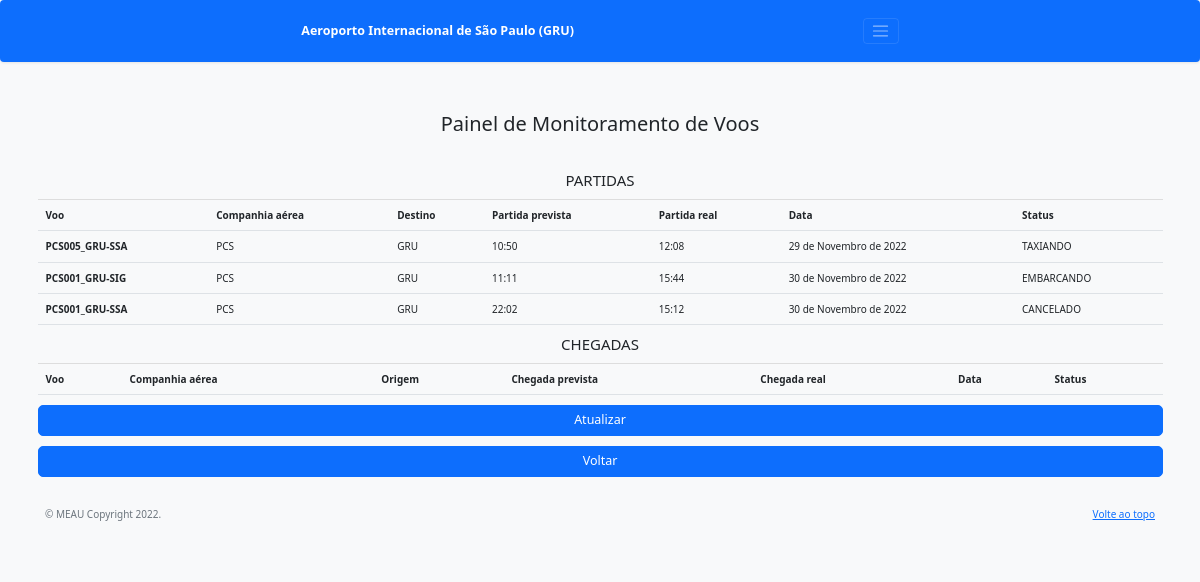
The app's page /painel/, older data.
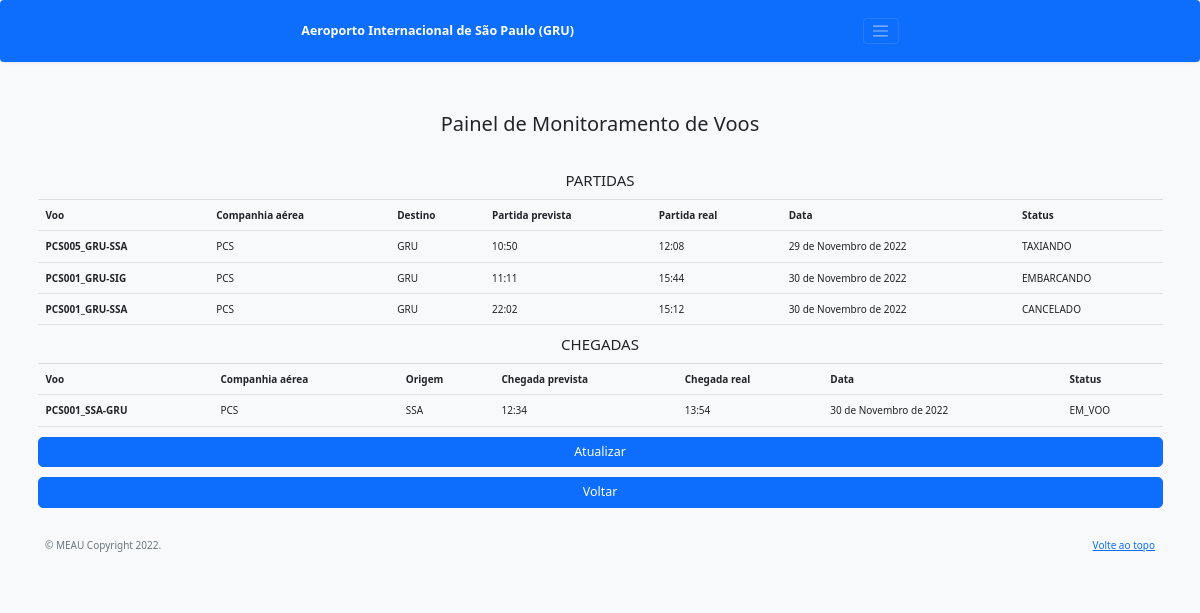
The same page, newer data.
### book/models.py (models this page shows, shortened)
class Historico(models.Model):
    class Status(models.TextChoices):
            PREVISTO = 'PREVISTO'
            EMBARCANDO = 'EMBARCANDO'
            CANCELADO = 'CANCELADO'
            PROGRAMADO = 'PROGRAMADO'
            TAXIANDO = 'TAXIANDO'
            PRONTO = 'PRONTO'
            AUTORIZADO = 'AUTORIZADO'
            EM_VOO = 'EM_VOO'
            ATERRISSADO = 'ATERRISSADO'
    id = models.AutoField(primary_key=True)
    voo  = models.ForeignKey(Voo, on_delete=models.CASCADE)
    data = models.DateField()
    horarioReal = models.TimeField()
    status = models.CharField(choices=Status.choices, max_length=30)
    class Meta:
        db_table = 'historico'

class Voo(models.Model):
    id = models.AutoField(primary_key=True)
    codigoVoo = models.CharField(max_length=14, unique=True)
    companhia = models.CharField(max_length=20)
    origem = models.CharField(max_length=30)
    destino = models.CharField(max_length=30)
    horarioProgramado = models.TimeField()
    class Meta:
        db_table = 'voo'

### book/views.py (the view)
# urls.py: path('painel/', views.painel),
def painel(request):
    historico = Historico.objects.select_related("voo")
    historico = historico.filter(data__isnull=False)
    return render(request, "painel.html", {'historico': historico})

### template/painel.html (shortened to what this page needs)
<!doctype html>
<html lang="pt-br">
<head>
        <link href="//maxcdn.bootstrapcdn.com/bootstrap/3.3.0/css/bootstrap.min.css" rel="stylesheet" id="bootstrap-css">
        <link href="../static/atualizar.css" rel="stylesheet">
    <link href="../static/css/bootstrap.min.css" rel="stylesheet">
    <link href="../static/js/form-validation.js" rel="stylesheet">
</head>
<body class="bg-light">
    <header>
        <div class="navbar navbar-dark bg-primary shadow-sm">
            <div class="container">
                <a href="#" class="navbar-brand d-flex align-items-center">
                    <strong>Aeroporto Internacional de São Paulo (GRU)</strong>
                </a>
                <button class="navbar-toggler" type="button" data-bs-toggle="collapse" data-bs-target="#navbarHeader"
                    aria-controls="navbarHeader" aria-expanded="false" aria-label="Toggle navigation">
                    <span class="navbar-toggler-icon"></span>
                </button>
            </div>
        </div>
    </header>
    <div class="container">
        <main>
            <div class="py-5 text-center">
                <h2>Painel de Monitoramento de Voos</h2>
            </div>
            <h4 class="card-title text-center"> PARTIDAS</h4>
            <table class="table">
                  <tr>
                    <th scope="col">Voo</th>
                    <th scope="col">Companhia aérea</th>
                    <th scope="col">Destino</th>
                    <th scope="col">Partida prevista</th>
                    <th scope="col">Partida real</th>
                    <th scope="col">Data</th>
                    <th scope="col">Status</th>
                  </tr>
                  {% for x in historico %}
                  {% if x.voo.origem == 'GRU' %}
                      <tr>
                          <th scope="row">{{ x.voo.codigoVoo }}</th>
                          <td>{{ x.voo.companhia }}</td>
                          <td>{{ x.voo.origem }}</td>
                          <td>{{ x.voo.horarioProgramado }}</td>
                          <td>{{ x.horarioReal }}</td>
                          <td>{{ x.data }}</td>
                          <td>{{ x.status }}</td>
                        </tr>
                  {% endif %}
                {% endfor %}
              </table>
              <h4 class="card-title text-center">CHEGADAS</h4>
              <table class="table">
                <tr>
                    <th scope="col">Voo</th>
                    <th scope="col">Companhia aérea</th>
                    <th scope="col">Origem</th>
                    <th scope="col">Chegada prevista</th>
                    <th scope="col">Chegada real</th>
                    <th scope="col">Data</th>
                    <th scope="col">Status</th>
                </tr>
              {% for x in historico %}
                  {% if x.voo.destino == 'GRU' %}
                      <tr>
                          <th scope="row">{{ x.voo.codigoVoo }}</th>
                          <td>{{ x.voo.companhia }}</td>
                          <td>{{ x.voo.origem }}</td>
                          <td>{{ x.voo.horarioProgramado }}</td>
                          <td>{{ x.horarioReal }}</td>
                          <td>{{ x.data }}</td>
                          <td>{{ x.status }}</td>
                        </tr>
                  {% endif %}
                {% endfor %}
            </table>
        </main>
        <input type="button" value="Atualizar" id="submit" onclick="visualizavoo()" class="w-100 btn btn-lg btn-primary" />
        <input type="button" value="Voltar" id="submit" onclick="cancela()" class="w-100 btn btn-lg btn-primary" />
        <footer class="text-muted py-5">
            <div class="container">
              <p class="float-end mb-1">
                <a href="#">Volte ao topo</a>
              </p>
              <p class="mb-1">&copy; MEAU Copyright 2022.</p>
            </div>
          </footer>
    </div>
</body>
</html>

Row changes from the older to the newer data that the page shows:
now on this page (row edited): Historico: voo.codigoVoo "PCS001_SSA-GRU", voo.companhia "PCS", voo.origem "SSA", voo.horarioProgramado "12:34", horarioReal "13:54", data "30 de Novembro de 2022", status "EM_VOO", shown under "CHEGADAS"
